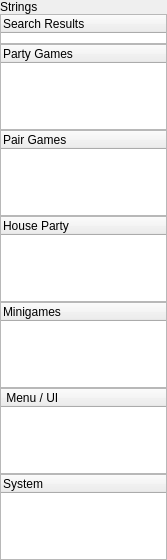
      <widget class="QWidget" name="scrollAreaWidgetContents">
       <property name="geometry">
        <rect>
         <x>0</x>
         <y>0</y>
         <width>167</width>
         <height>560</height>
        </rect>
       </property>
       <layout class="QVBoxLayout" name="verticalLayout_2">
        <property name="spacing">
         <number>0</number>
        </property>
        <property name="leftMargin">
         <number>0</number>
        </property>
        <property name="topMargin">
         <number>0</number>
        </property>
        <property name="rightMargin">
         <number>0</number>
        </property>
        <property name="bottomMargin">
         <number>0</number>
        </property>
        <item>
         <widget class="QLabel" name="label_2">
          <property name="lineWidth">
           <number>0</number>
          </property>
          <property name="text">
           <string>Strings</string>
          </property>
          <property name="buddy">
           <cstring>expressions</cstring>
          </property>
         </widget>
        </item>
        <item>
         <widget class="QTreeWidget" name="searched">
          <property name="sizePolicy">
           <sizepolicy hsizetype="Preferred" vsizetype="Preferred">
            <horstretch>0</horstretch>
            <verstretch>0</verstretch>
           </sizepolicy>
          </property>
          <property name="minimumSize">
           <size>
            <width>0</width>
            <height>30</height>
           </size>
          </property>
          <property name="maximumSize">
           <size>
            <width>16777215</width>
            <height>40</height>
           </size>
          </property>
          <property name="baseSize">
           <size>
            <width>0</width>
            <height>0</height>
           </size>
          </property>
          <property name="frameShape">
           <enum>QFrame::Shape::StyledPanel</enum>
          </property>
          <property name="frameShadow">
           <enum>QFrame::Shadow::Sunken</enum>
          </property>
          <property name="lineWidth">
           <number>0</number>
          </property>
          <column>
           <property name="text">
            <string>Search Results</string>
           </property>
          </column>
         </widget>
        </item>
        <item>
         <widget class="QTreeWidget" name="party">
          <property name="lineWidth">
           <number>0</number>
          </property>
          <property name="indentation">
           <number>15</number>
          </property>
          <column>
           <property name="text">
            <string>Party Games</string>
           </property>
          </column>
         </widget>
        </item>
        <item>
         <widget class="QTreeWidget" name="pair">
          <property name="indentation">
           <number>15</number>
          </property>
          <column>
           <property name="text">
            <string>Pair Games</string>
           </property>
          </column>
         </widget>
        </item>
        <item>
         <widget class="QTreeWidget" name="house">
          <property name="indentation">
           <number>15</number>
          </property>
          <column>
           <property name="text">
            <string>House Party</string>
           </property>
          </column>
         </widget>
        </item>
        <item>
         <widget class="QTreeWidget" name="minigames">
          <property name="sizePolicy">
           <sizepolicy hsizetype="Expanding" vsizetype="Expanding">
            <horstretch>0</horstretch>
            <verstretch>0</verstretch>
           </sizepolicy>
          </property>
          <property name="lineWidth">
           <number>0</number>
          </property>
          <property name="indentation">
           <number>15</number>
          </property>
          <column>
           <property name="text">
            <string>Minigames</string>
           </property>
          </column>
         </widget>
        </item>
        <item>
         <widget class="QTreeWidget" name="menu">
          <property name="indentation">
           <number>15</number>
          </property>
          <column>
           <property name="text">
            <string> Menu / UI</string>
           </property>
          </column>
         </widget>
        </item>
        <item>
         <widget class="QTreeWidget" name="system">
          <property name="indentation">
           <number>15</number>
          </property>
          <column>
           <property name="text">
            <string>System</string>
           </property>
          </column>
         </widget>
        </item>
       </layout>
      </widget>
